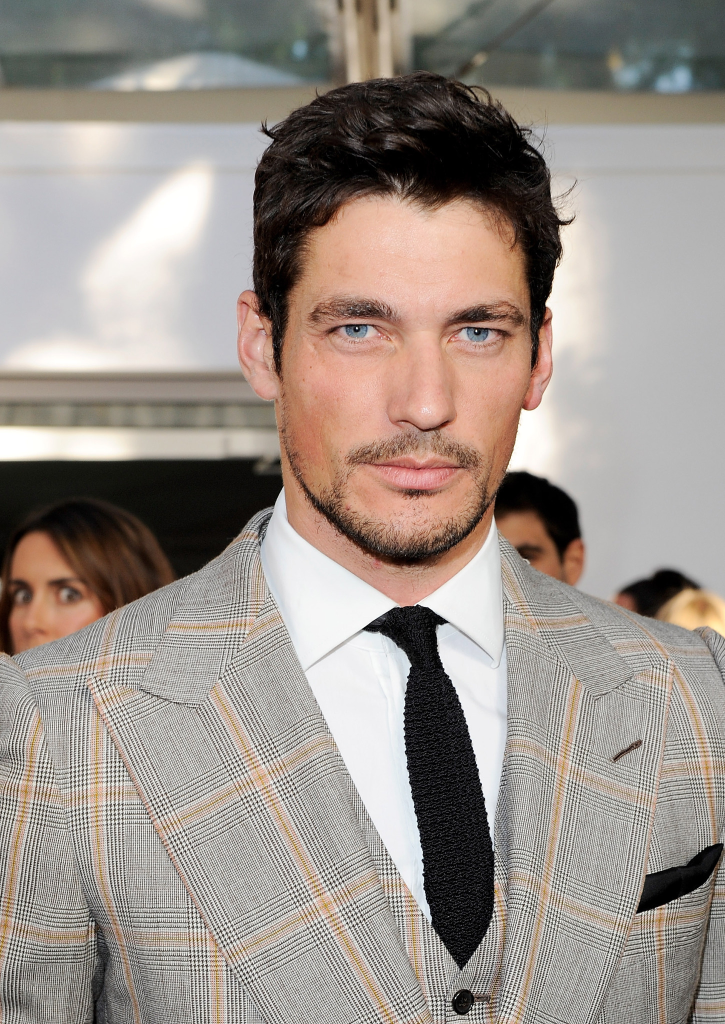
#> input picture gandy.jpg, 1450 x 2048 px (shown at 1/2 size)
$ jupyter execute --allow-errors '11과 opencv 활용.ipynb'
#> lines starting #> are read from the running program, lines starting #| are printed output that depends on the picture
# opencv 활용

[cell 1]
import cv2
# from google.colab.patches import cv2_imshow

import pandas as pd
import numpy as np
import matplotlib.pyplot as plt
import seaborn as sns
import random as rd
import os

[cell 2]
# pip install google.colab

구글드라이브 마운트

[cell 3]
# from google.colab import drive
# drive.mount('/content/drive')

# 1.사진 불러오기

[cell 4]
# 파일 둘러보기
path = './images/dogs'

n = 890
file_r = path + '/' + str(n)+'.jpg'
print(file_r)
img = cv2.imread(file_r)
#> (the rest of this cell did not finish here and is left out)

* 주피터노트북에서 opencv의 이미지를 보여주는 함수 : cv2.imshow
* 구글콜랩에서는 cv2_imshow

# 2.이미지 편집하기

## (1) 사진 크기 조정

* cv2.resize(img, (width, height))
* width, height는 자연수여야 함.

#> (a cell that did not finish here is left out)

## (2) 대칭

* 대칭 축은 상수를 입력해 대칭할 축을 설정할 수 있습니다.
* flipCode < 0은 XY 축 대칭(상하좌우 대칭)을 적용합니다.
* flipCode = 0은 X 축 대칭(상하 대칭)을 적용합니다.
* flipCode > 0은 Y 축 대칭(좌우 대칭)을 적용합니다.

[cell 6]
print('original')
#> (the rest of this cell did not finish here and is left out)

## (3) 일부 자르기
* 이미지는 3차원 numpy 배열입니다.
* numpy에서 범위 조회 하듯이 잘라낼 수 있습니다.

#> (a cell that did not finish here is left out)

#> (a cell that did not finish here is left out)

## (4) 흐리게(Blur)
* 흐림 효과는
    * 각 픽셀에 대해 커널을 적용해서,
    * 커널 범위 내의 픽셀 평균값으로 바꾸게 됩니다.
* cv2.blur(이미지, (커널 가로 크기, 커널 세로 크기))
    * 커널 크기가 클 수록 흐림 효과가 더 커지게 됩니다.

#> (a cell that did not finish here is left out)

#> (a cell that did not finish here is left out)

## (5) 이미지 Blending
* 두 이미지를 겹쳐서 하나의 이미지로 만들 수 있습니다.
    * cv2.addWeighted(이미지1, 이미지1투명도, 이미지2, 이미지2투명도, 0)

[cell 11]
img1 = cv2.imread('man.png')
img2 = cv2.imread('lion.png')
#> (the rest of this cell did not finish here and is left out)

[cell 12]
dst = cv2.addWeighted(img1, 0.5, img2, 0.5, 0)
#> (the rest of this cell did not finish here and is left out)

# 3.실습
* 인터넷에서 자신이 좋아하는 배우의 사진을 다운받아서, 다음의 실습을 진행해주세요.

## (1) 사진을 불러와서 확인해 봅시다.

[cell 13]
# 파일 둘러보기
img_ = 'gandy.jpg'

# n = 890
# file_r = path + '/' + str(n)+'.jpg'
# print(file_r)
img = cv2.imread(img_)
#> img is the input picture: shape (2048, 1450, 3); mean B, G, R 138, 145.2, 155
print(img.shape)
#| (2048, 1450, 3)
plt.imshow(img)

## (2) 사진의 원본 크기를 반으로 줄여 봅시다.

[cell 14]
height, width, channel = img.shape
#> height = 2048; width = 1450; channel = 3

img2 = cv2.resize(img, (725, 1024))
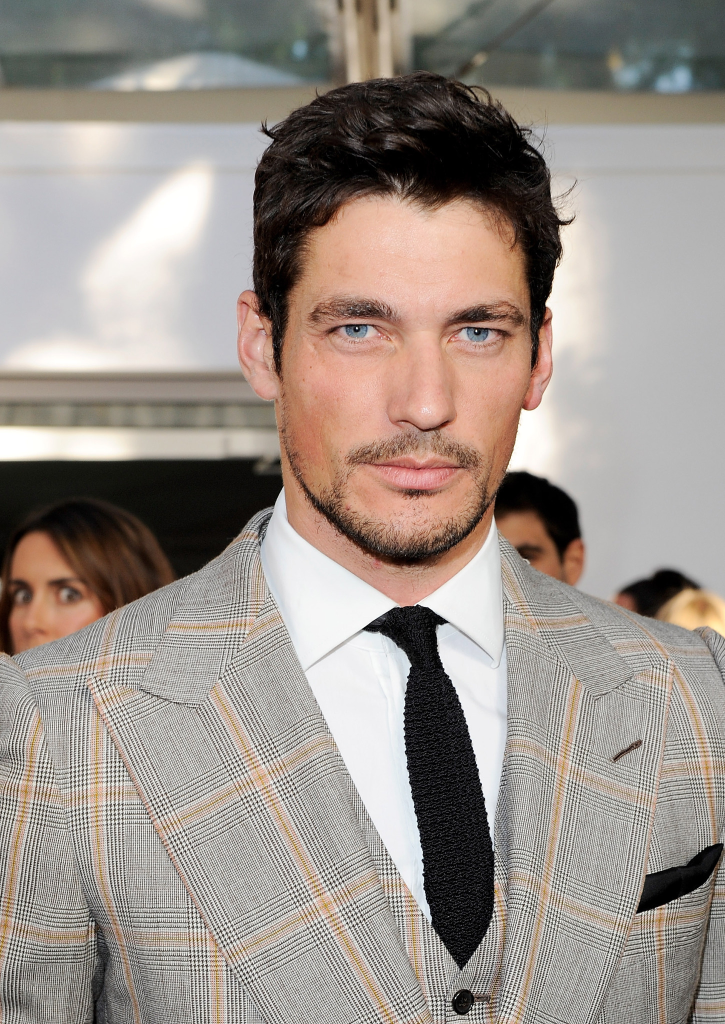
#> img2: shape (1024, 725, 3); mean B, G, R 138.1, 145.4, 155.1
plt.imshow(img2)

## (3) 사진을 상하, 좌우 대칭으로 그려봅시다.

[cell 15]
print('original')
plt.imshow(img)

img2 = cv2.flip(img, 0)
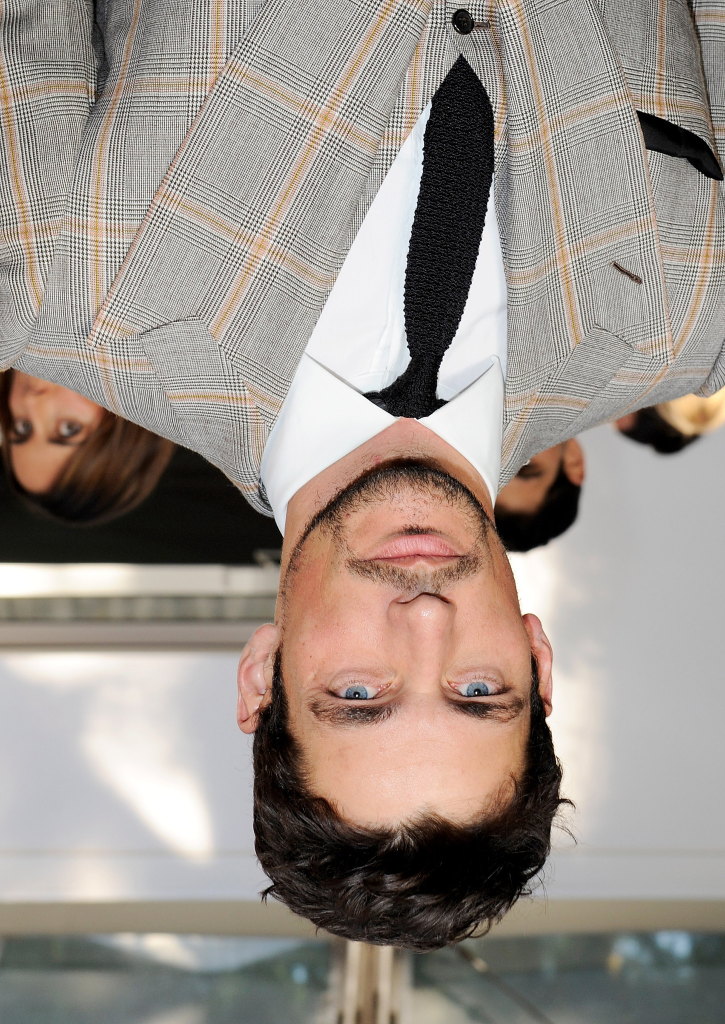
#> img2: shape (2048, 1450, 3) (shown at 1/2 size); mean B, G, R 138, 145.2, 155
print('상하대칭')
plt.imshow(img2)

img2 = cv2.flip(img, -1)
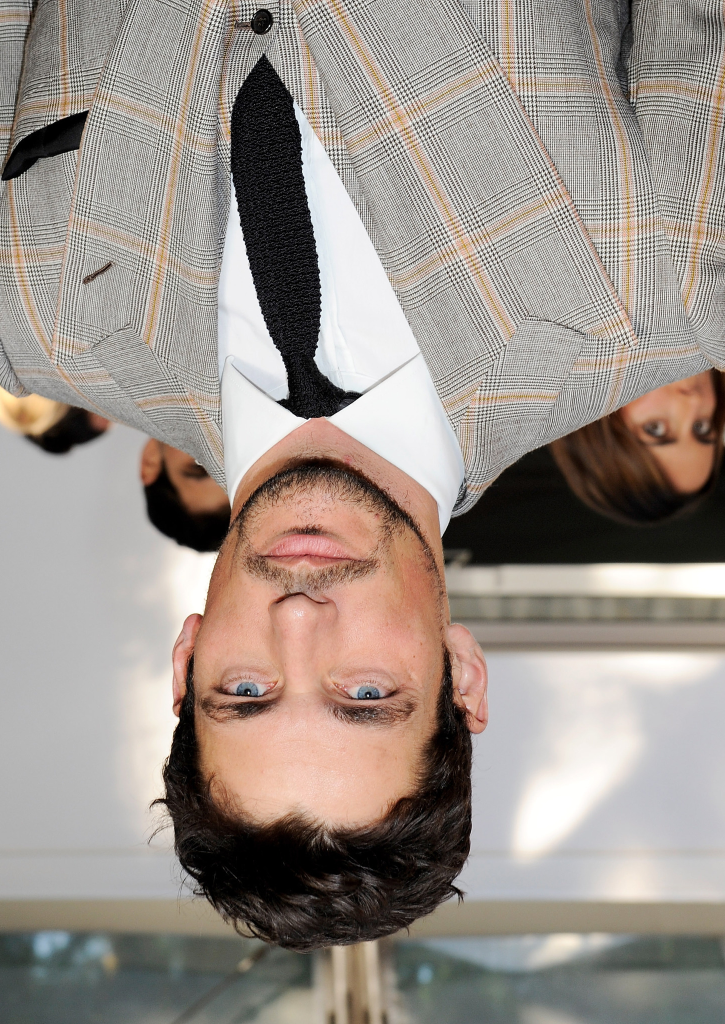
#> img2: shape (2048, 1450, 3) (shown at 1/2 size); mean B, G, R 138, 145.2, 155
print('상하좌우대칭')
plt.imshow(img2)

img2 = cv2.flip(img, 1)
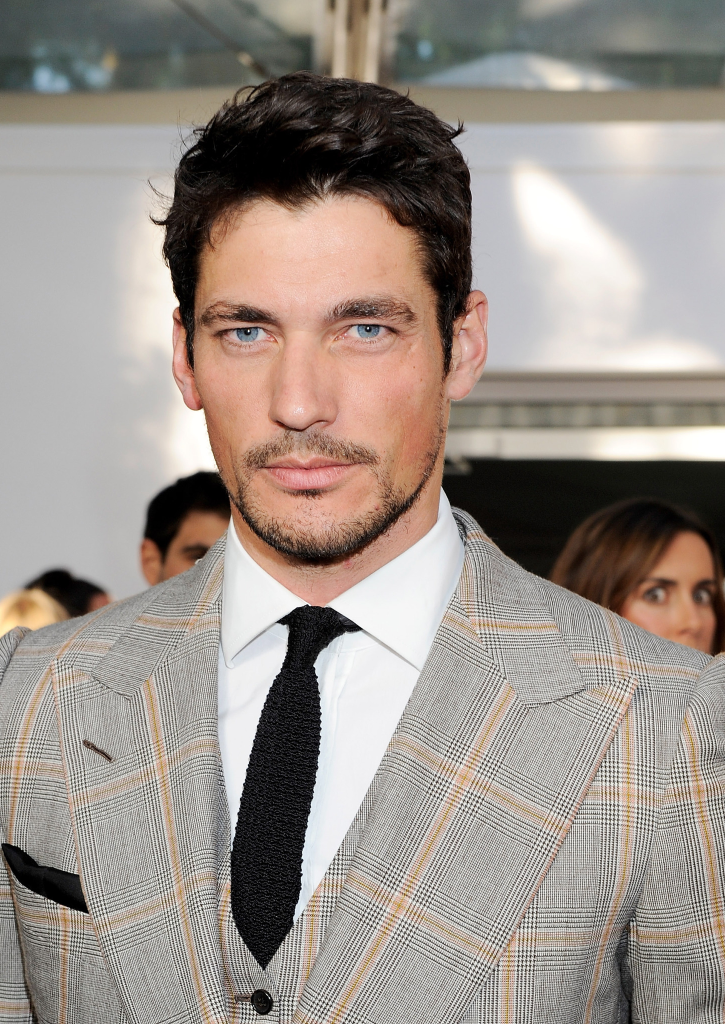
#> img2: shape (2048, 1450, 3) (shown at 1/2 size); mean B, G, R 138, 145.2, 155
print('좌우대칭')
plt.imshow(img2)
#> figure, not shown here; B, G, R data is drawn as R, G, B

## (4) 배우의 얼굴 부분을 잘라내어 봅시다.

[cell 16]
img2 = img2[200:1000, 250:1000].copy()
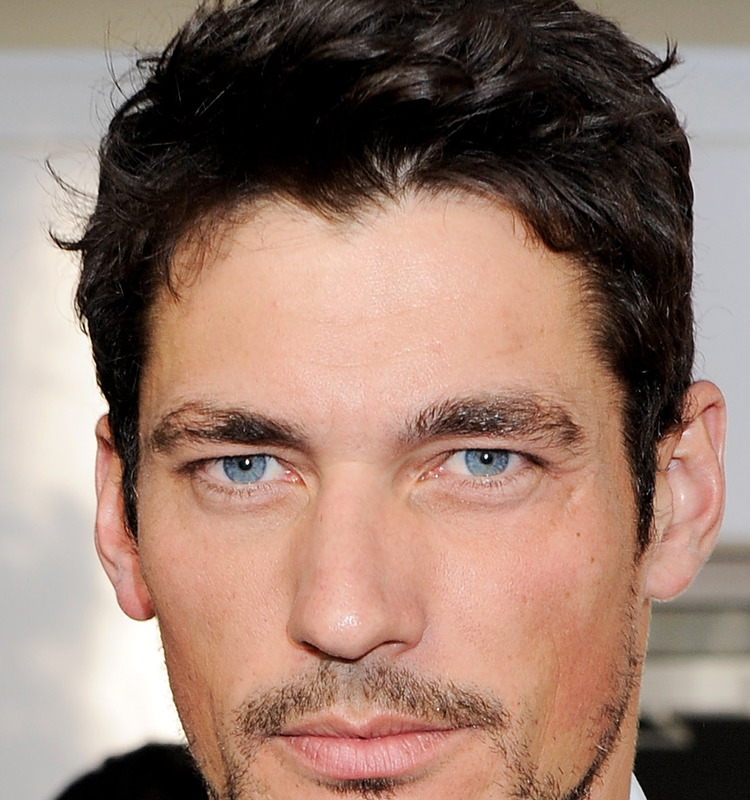
#> img2: shape (800, 750, 3); mean B, G, R 109.8, 123, 151.3
plt.imshow(img2)

## (5) 사진을 흐리게 조정해 봅시다.

[cell 17]
img2 = cv2.blur(img, (10, 10))
#> img2: shape (2048, 1450, 3)
plt.imshow(img2)

$ run again, with cat_01.jpg copied over gandy.jpg
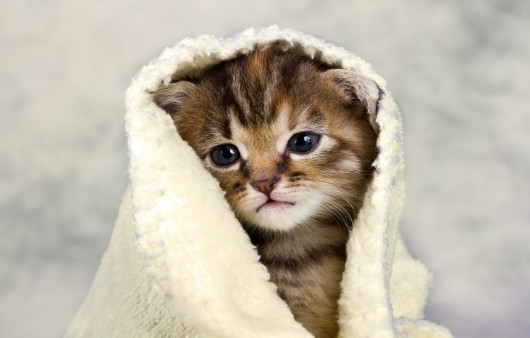
#> input picture cat_01.jpg, 530 x 338 px
#> img is the input picture: shape (338, 530, 3); mean B, G, R 167.5, 182.8, 191
#| (338, 530, 3)
#> `img2 = img2[200:1000, 250:1000].copy()`:
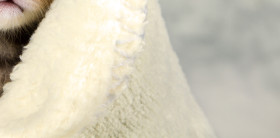
#> img2: shape (138, 280, 3); mean B, G, R 183.8, 201.9, 208
#> `img2 = cv2.blur(img, (10, 10))`:
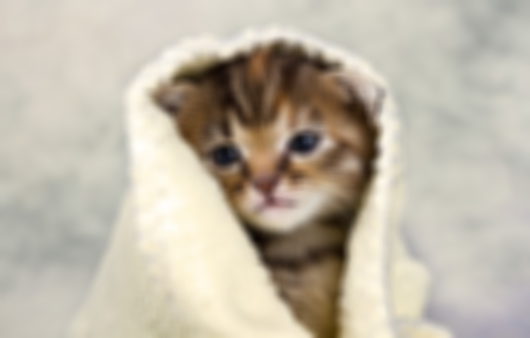
#> img2: shape (338, 530, 3); mean B, G, R 167.6, 182.8, 191

$ run again, with cat_02.jpg copied over gandy.jpg
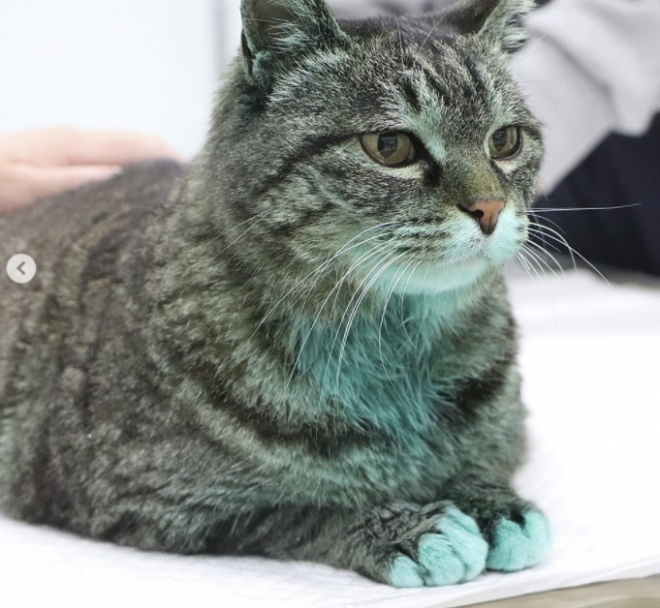
#> input picture cat_02.jpg, 660 x 608 px
#> img is the input picture: shape (608, 660, 3); mean B, G, R 144, 148.1, 142.2
#| (608, 660, 3)
#> `img2 = img2[200:1000, 250:1000].copy()`:
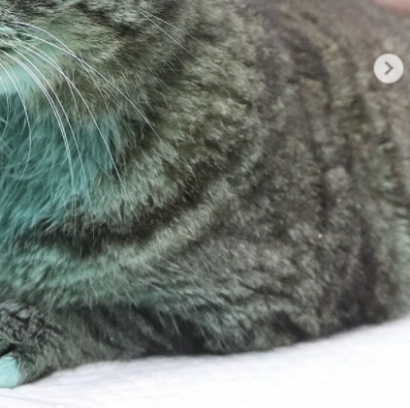
#> img2: shape (408, 410, 3); mean B, G, R 115.2, 122.3, 115.5
#> `img2 = cv2.blur(img, (10, 10))`:
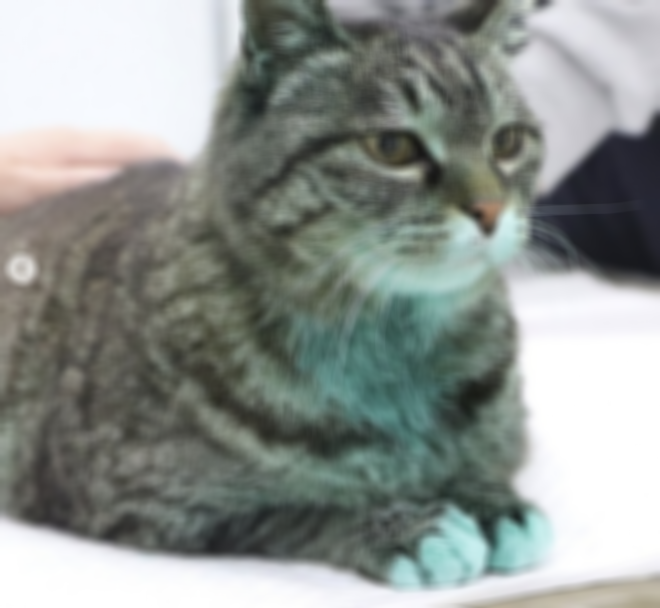
#> img2: shape (608, 660, 3); mean B, G, R 144, 148.1, 142.2

$ run again, with dog_01.jpg copied over gandy.jpg
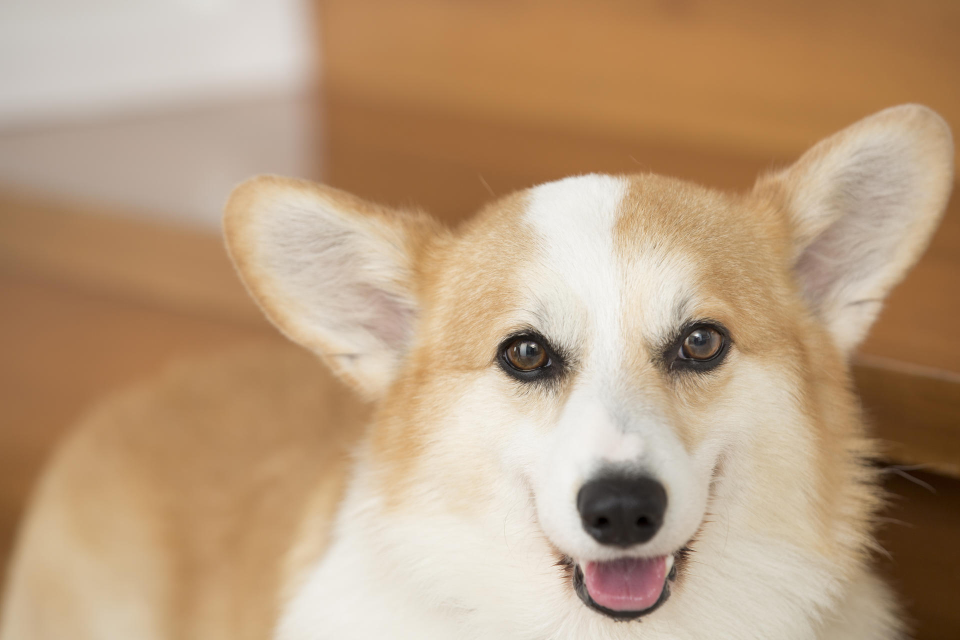
#> input picture dog_01.jpg, 1920 x 1280 px (shown at 1/2 size)
#> img is the input picture: shape (1280, 1920, 3); mean B, G, R 127, 157.1, 186.1
#| (1280, 1920, 3)
#> `img2 = cv2.flip(img, 1)`:
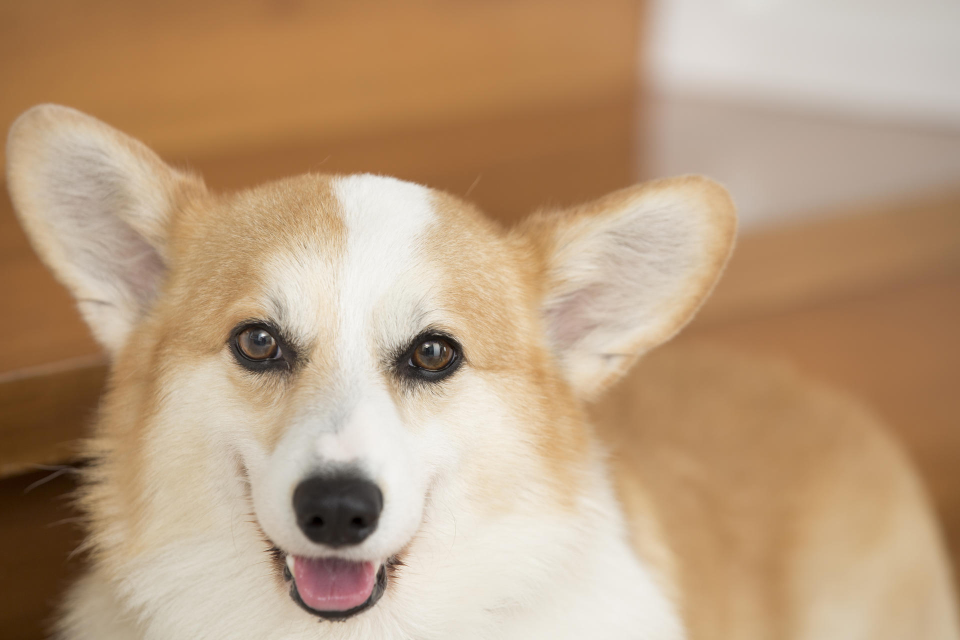
#> img2: shape (1280, 1920, 3) (shown at 1/2 size); mean B, G, R 127, 157.1, 186.1
#> `img2 = img2[200:1000, 250:1000].copy()`:
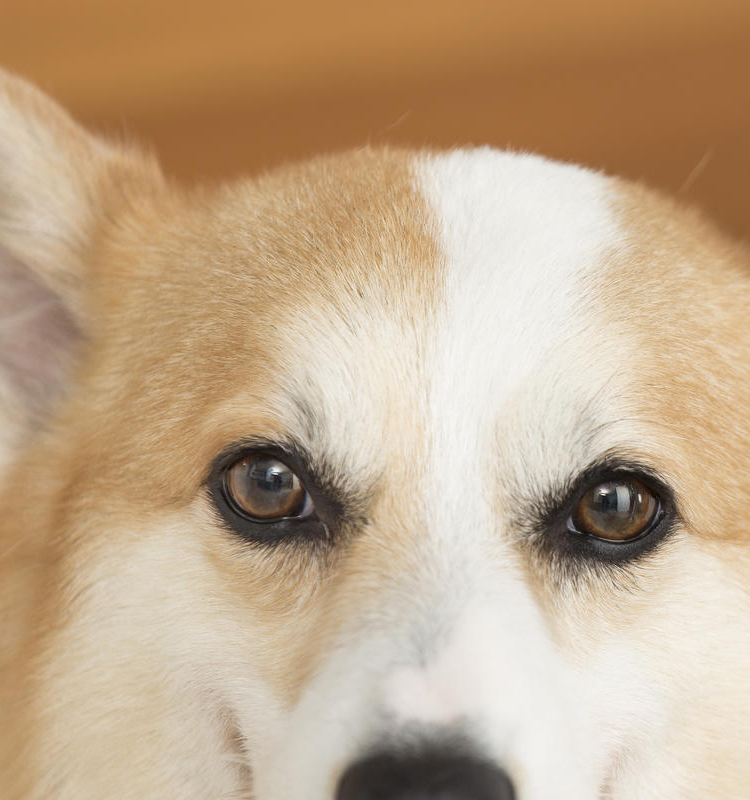
#> img2: shape (800, 750, 3); mean B, G, R 141.2, 169.5, 194
